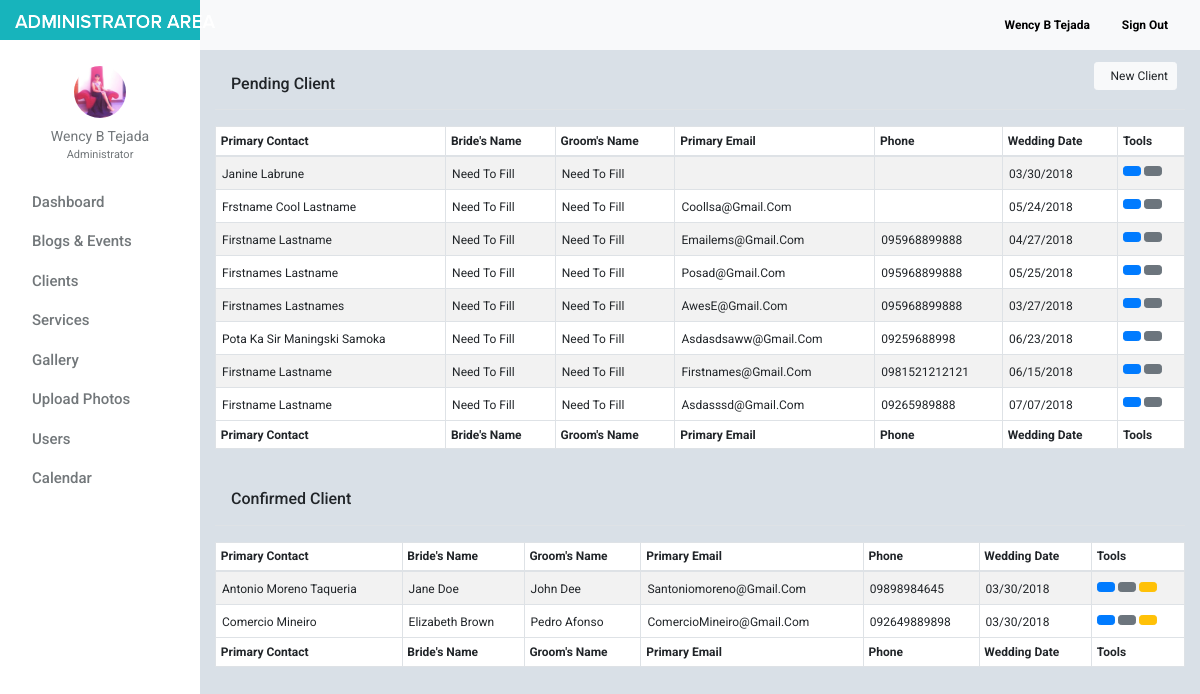
Before: /admin/client.php (signed in) with the older database file.
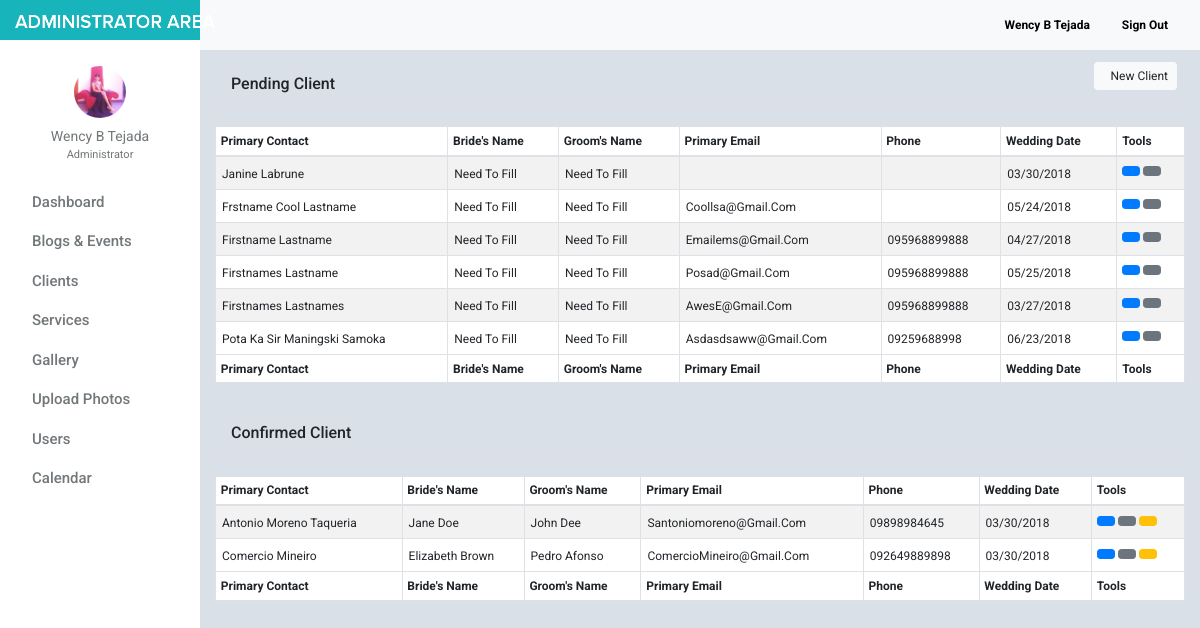
After: the same page with the newer database file.
### tables this page shows
CREATE TABLE `tblaccounts_detail` (
  `id` int(11) NOT NULL,
  `user_id` int(11) NOT NULL,
  `firstname` varchar(32) NOT NULL,
  `lastname` varchar(32) NOT NULL,
  `phone` varchar(20) NOT NULL,
  `city` varchar(50) NOT NULL,
  `datetime_created` timestamp NOT NULL DEFAULT CURRENT_TIMESTAMP,
  `description` text NOT NULL,
  `location` text NOT NULL,
  `expectation_visitor` varchar(100) NOT NULL,
  `cash_advanced` decimal(10,2) NOT NULL,
  `status` varchar(100) NOT NULL DEFAULT 'pending',
  `date_signed` datetime NOT NULL
);

CREATE TABLE `tblweddingbook` (
  `booking_id` int(11) NOT NULL,
  `user_id` int(11) NOT NULL,
  `bride` varchar(32) NOT NULL,
  `groom` varchar(32) NOT NULL,
  `wedding_type` int(11) NOT NULL,
  `user_email` varchar(100) NOT NULL,
  `wedding_date` varchar(100) NOT NULL,
  `organizer_id` int(11) NOT NULL
);

### admin/include/database.php (called while the page is built, shortened)
<?php
class Database
{
    public $connection;
    public function open_connection()
    {
        $this->connection = mysqli_connect(DB_HOST, DB_USER, DB_PASS, DB_NAME);
    }
    public function query($sql)
    {
        $result = mysqli_query($this->connection, $sql);
        return $result;
    }
}
$db = new Database();
?>

### admin/include/Booking.php (called while the page is built, shortened)
<?php
class Booking extends DB_Object
{
    public static function getBooking() {
        global $db;
        $sql = "SELECT * FROM tblaccounts_detail INNER JOIN tblweddingbook ON tblweddingbook.user_id = tblaccounts_detail.user_id WHERE tblaccounts_detail.status = 'pending' ORDER BY booking_id ASC";
        $result_set = $db->query($sql);
        $the_object_array = array();
        while($row = mysqli_fetch_array($result_set)) {
            $the_object_array[] = static::instantiation($row);
        }
        return $the_object_array;
    }
     public static function ConfirmedBooking() {
        global $db;
        $sql = "SELECT * FROM tblaccounts_detail INNER JOIN tblweddingbook ON tblweddingbook.user_id = tblaccounts_detail.user_id WHERE tblaccounts_detail.status = 'confirm' ORDER BY booking_id ASC";
        $result_set = $db->query($sql);
        $the_object_array = array();
        while($row = mysqli_fetch_array($result_set)) {
            $the_object_array[] = static::instantiation($row);
        }
        return $the_object_array;
    }
}
?>

### admin/include/db_object.php (called while the page is built, shortened)
<?php
class DB_Object
{
    public static function instantiation($the_record){
        $the_object = new $calling_class;
        foreach($the_record as $the_attribute => $value)
        {
            if($the_object->has_the_attribute($the_attribute)) {
                $the_object->$the_attribute = $value;
            }
        }
        return $the_object;
    }
    private function has_the_attribute($the_attribute) {
        $object_properties = get_object_vars($this);
        return array_key_exists($the_attribute, $object_properties);
    }
}
?>

### admin/client.php (the view, shortened to what the changed rows need)
<?php
     $booking =  Booking::getBooking();
     $booking_confirm =  Booking::ConfirmedBooking();
?>
<!doctype html>
<html lang="en">
<head>
    <link href="css/bootstrap.min.css" rel="stylesheet">
    <link href="css/dashboard.css" rel="stylesheet">
    <link href="css/dataTables.bootstrap4.min.css" rel="stylesheet">
    <link rel="stylesheet" type="text/css"
          href="https://cdn.materialdesignicons.com/2.1.19/css/materialdesignicons.min.css">
</head>
<body>
<?php include_once 'include/sidebar.php'; ?>
<table id="pending" class="table table-striped table-bordered table-sm" cellspacing="0" width="100%" style="background: white;padding: 0 5px;">
    <thead>
        <tr>
            <th>Primary Contact</th>
            <th>Bride's Name</th>
            <th>Groom's Name</th>
            <th>Primary Email</th>
            <th>Phone</th>
            <th>Wedding Date</th>
            <th>Tools</th>
        </tr>
    </thead>
    <tfoot>
        <tr>
            <th>Primary Contact</th>
            <th>Bride's Name</th>
            <th>Groom's Name</th>
            <th>Primary Email</th>
            <th>Phone</th>
            <th>Wedding Date</th>
            <th>Tools</th>
        </tr>
    </tfoot>
    <tbody>
    <?php foreach ($booking as $bookWedding) : ?>
        <tr>
            <td class="special"><?= $bookWedding->firstname . ' ' . $bookWedding->lastname;?></td>
            <td class="special">
                <?= (empty($bookWedding->bride)) ?  'Need to fill' :  $bookWedding->bride; ?>
            </td>
            <td class="special"><?= (empty($bookWedding->groom)) ?  'Need to fill' :  $bookWedding->groom; ?></td>
            <td class="special"><?= $bookWedding->user_email; ?></td>
            <td class="special"> <?= $bookWedding->phone; ?></td>
            <td class="special"><?= (empty($bookWedding->wedding_date)) ?  'N/A' :  $bookWedding->wedding_date; ?></td>
            <td>
                <a href="client_assign.php?booking=<?= $bookWedding->booking_id; ?>&user_id=<?= $bookWedding->user_id; ?>" class="btn btn-primary btn-sm" data-toggle="tooltip" data-placement="top" title="Assign user to weddings"><i class="mdi mdi-clipboard-account"></i></a>
                <a href="client_edit.php?booking=<?= $bookWedding->booking_id; ?>&user_id=<?= $bookWedding->user_id; ?>" class="btn btn-secondary btn-sm" data-toggle="tooltip" data-placement="top" title="Edit client account information"><i class="mdi mdi-account-edit"></i></a>
            </td>
        </tr>
    <?php endforeach; ?>
</tbody>
</table>
<table id="confirmed" class="table table-striped table-bordered table-sm" cellspacing="0" width="100%" style="background: white;padding: 0 5px;">
    <thead>
        <tr>
            <th>Primary Contact</th>
            <th>Bride's Name</th>
            <th>Groom's Name</th>
            <th>Primary Email</th>
            <th>Phone</th>
            <th>Wedding Date</th>
            <th>Tools</th>
        </tr>
    </thead>
    <tfoot>
        <tr>
            <th>Primary Contact</th>
            <th>Bride's Name</th>
            <th>Groom's Name</th>
            <th>Primary Email</th>
            <th>Phone</th>
            <th>Wedding Date</th>
            <th>Tools</th>
        </tr>
    </tfoot>
    <tbody>
    <?php foreach ($booking_confirm as $booking_confirm_row) : ?>
        <tr>
            <td class="special"><?= $booking_confirm_row->firstname . ' ' . $booking_confirm_row->lastname;?></td>
            <td class="special">
                <?= (empty($booking_confirm_row->bride)) ?  'Need to fill' :  $booking_confirm_row->bride; ?>
            </td>
            <td class="special"><?= (empty($booking_confirm_row->groom)) ?  'Need to fill' :  $booking_confirm_row->groom; ?></td>
            <td class="special"><?= $booking_confirm_row->user_email; ?></td>
            <td class="special"> <?= $booking_confirm_row->phone; ?></td>
            <td class="special"><?= (empty($booking_confirm_row->wedding_date)) ?  'N/A' :  $booking_confirm_row->wedding_date; ?></td>
            <td>
                <a href="client_assign.php?booking=<?= $booking_confirm_row->booking_id; ?>&user_id=<?= $booking_confirm_row->user_id; ?>" class="btn btn-primary btn-sm" data-toggle="tooltip" data-placement="top" title="Assign user to weddings"><i class="mdi mdi-clipboard-account"></i></a>
                <a href="client_edit.php?booking=<?= $booking_confirm_row->booking_id; ?>&user_id=<?= $booking_confirm_row->user_id; ?>" class="btn btn-secondary btn-sm" data-toggle="tooltip" data-placement="top" title="Edit client account information"><i class="mdi mdi-account-edit"></i></a>
                <a href="client_manage_account_details.php?booking_id=<?= $booking_confirm_row->booking_id; ?>&user_id=<?= $booking_confirm_row->user_id; ?>" class="btn btn-warning btn-sm" data-toggle="tooltip" data-placement="top" title="Enter client workbook to manage all wedding details"><i class="mdi mdi-account-card-details"></i></a>
            </td>
        </tr>
    <?php endforeach; ?>
</tbody>
</table>
</main>
</div>
</div>
</body>
</html>

Changed rows visible on the page:
removed tblaccounts_detail: firstname "Firstname", lastname "Lastname", tblweddingbook.user_email "Firstnames@gmail.com", phone "0981521212121", tblweddingbook.wedding_date "06/15/2018", shown under "Pending Client"
removed tblaccounts_detail: firstname "Firstname", lastname "Lastname", tblweddingbook.user_email "Asdasssd@gmail.com", phone "09265989888", tblweddingbook.wedding_date "07/07/2018", shown under "Pending Client"
